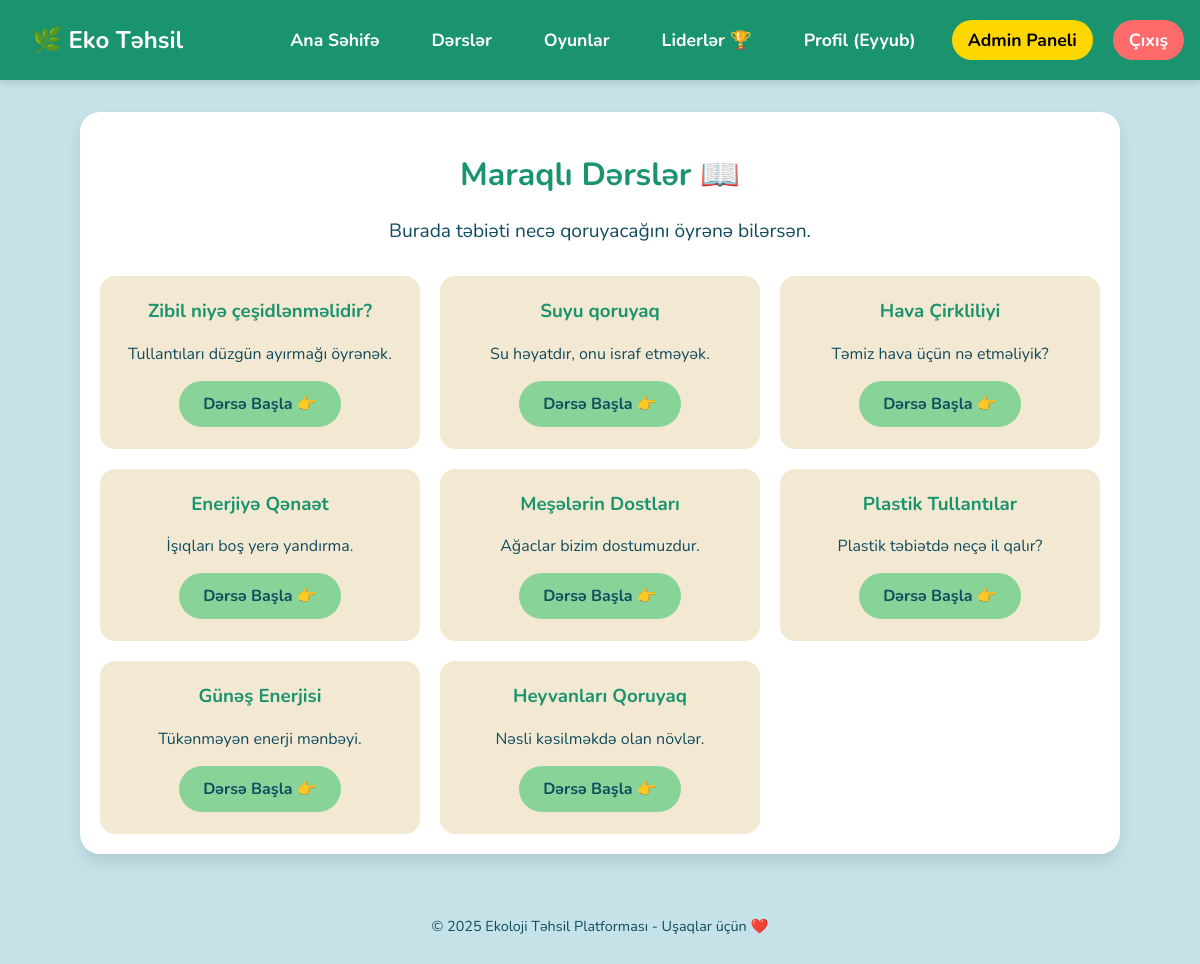
The app's page /lessons (signed in) with its own data.
### models.py (models this page shows, shortened)
class User(UserMixin, db.Model):
    id = db.Column(db.Integer, primary_key=True)
    username = db.Column(db.String(80), unique=True, nullable=False)
    lastname = db.Column(db.String(80))
    school = db.Column(db.String(120))
    grade = db.Column(db.String(10)) # e.g. "5A"
    age = db.Column(db.Integer)
    password_hash = db.Column(db.String(128))
    role = db.Column(db.String(20), default='student') # student, admin
    score = db.Column(db.Integer, default=0)
    is_approved = db.Column(db.Boolean, default=False) # New approval field
    progress = db.relationship('UserProgress', backref='user', lazy=True)
    badges = db.relationship('UserBadge', backref='user', lazy=True)

class Lesson(db.Model):
    id = db.Column(db.Integer, primary_key=True)
    title = db.Column(db.String(200), nullable=False)
    description = db.Column(db.String(500))
    content = db.Column(db.Text, nullable=False)
    question_text = db.Column(db.String(500))
    option_a = db.Column(db.String(200)) # Simple 2 options for kids
    option_b = db.Column(db.String(200))
    correct_option = db.Column(db.String(1)) # 'A' or 'B'
    explanation = db.Column(db.Text) # Feedback after answer

### app.py (the view)
@app.route('/lessons')
@login_required
def lessons():
    all_lessons = Lesson.query.all()
    return render_template('lessons.html', lessons=all_lessons)

### app.py (called while the page is built)
@login_manager.user_loader
def load_user(user_id):
    return User.query.get(int(user_id))

### templates/lessons.html
{% extends 'base.html' %}
{% block content %}
<h1>Maraqlı Dərslər 📖</h1>
<p style="text-align: center; font-size: 1.2rem;">Burada təbiəti necə qoruyacağını öyrənə bilərsən.</p>
<div class="card-grid">
    {% for lesson in lessons %}
    <div class="card">
        <h3>{{ lesson.title }}</h3>
        <p>{{ lesson.description }}</p>
        <a href="{{ url_for('lesson_detail', lesson_id=lesson.id) }}" class="btn">Dərsə Başla 👉</a>
    </div>
    {% endfor %}
</div>
{% endblock %}

### templates/base.html (shortened to what this page needs)
<!DOCTYPE html>
<html lang="az">
<head>
    <link rel="stylesheet" href="{{ url_for('static', filename='css/style.css') }}">
</head>
<body>
    <nav>
        <a href="{{ url_for('index') }}" class="logo">🌿 Eko Təhsil</a>
        <ul class="nav-links" id="nav-links">
            <li><a href="{{ url_for('index') }}">Ana Səhifə</a></li>
            <li><a href="{{ url_for('lessons') }}">Dərslər</a></li>
            <li><a href="{{ url_for('games') }}">Oyunlar</a></li>
            <li><a href="{{ url_for('leaderboard') }}">Liderlər 🏆</a></li>
            {% if current_user.is_authenticated %}
            <li><a href="{{ url_for('profile') }}">Profil ({{ current_user.username }})</a></li>
            {% if current_user.role == 'admin' %}
            <li><a href="{{ url_for('admin_dashboard') }}" style="background-color: gold; color: black;">Admin
                    Paneli</a></li>
            {% endif %}
            <li><a href="{{ url_for('logout') }}" style="background-color: var(--alert-red);">Çıxış</a></li>
            {% else %}
            <li><a href="{{ url_for('login') }}" style="background-color: white; color: var(--ocean-blue);">Giriş</a>
            </li>
            {% endif %}
        </ul>
    </nav>
    <div class="container">
        {% block content %}
        {% endblock %}
    </div>
    <footer>
        <p>&copy; 2025 Ekoloji Təhsil Platforması - Uşaqlar üçün ❤️</p>
    </footer>
</body>
</html>

### static/css/style.css (style rules this page uses)
:root { --primary-green: #88D498; --dark-green: #1A936F; --sky-blue: #C6E2E9; --ocean-blue: #114B5F; --sunny-yellow: #F3E9D2; --alert-red: #FF6B6B; --font-main: 'Nunito', 'Segoe UI', 'Helvetica Neue', sans-serif; }
body { background-color: var(--sky-blue); font-family: var(--font-main); color: var(--ocean-blue); margin: 0; padding: 0; }
nav { background-color: var(--dark-green); padding: 1rem; display: flex; justify-content: space-between; align-items: center; box-shadow: 0 4px 6px rgba(0, 0, 0, 0.1); }
nav .logo { font-size: 1.5rem; font-weight: bold; color: white; text-decoration: none; }
nav ul { list-style: none; display: flex; gap: 20px; margin: 0; padding: 0; }
nav a { color: white; text-decoration: none; font-size: 1.1rem; font-weight: bold; padding: 8px 16px; border-radius: 20px; transition: background 0.3s; }
.container { max-width: 1000px; margin: 2rem auto; padding: 20px; background-color: white; border-radius: 20px; box-shadow: 0 8px 15px rgba(0, 0, 0, 0.1); min-height: 80vh; }
h1, h2, h3 { text-align: center; color: var(--dark-green); }
.btn { display: inline-block; padding: 12px 24px; background-color: var(--primary-green); color: var(--ocean-blue); text-decoration: none; font-weight: bold; border-radius: 25px; border: none; cursor: pointer; transition: transform 0.2s, box-shadow 0.2s; }
.card-grid { display: grid; grid-template-columns: repeat(auto-fit, minmax(280px, 1fr)); gap: 20px; margin-top: 2rem; }
.card { background: var(--sunny-yellow); padding: 20px; border-radius: 15px; text-align: center; border: 2px solid transparent; transition: border-color 0.3s; }
.card h3 { margin-top: 0; }
footer { text-align: center; padding: 1rem; color: var(--ocean-blue); font-size: 0.9rem; }

### records on screen
User: username "Eyyub"
Lesson: title "Zibil niyə çeşidlənməlidir?", description "Tullantıları düzgün ayırmağı öyrənək."
Lesson: title "Suyu qoruyaq", description "Su həyatdır, onu israf etməyək."
Lesson: title "Hava Çirkliliyi", description "Təmiz hava üçün nə etməliyik?"
Lesson: title "Enerjiyə Qənaət", description "İşıqları boş yerə yandırma."
Lesson: title "Meşələrin Dostları", description "Ağaclar bizim dostumuzdur."
Lesson: title "Plastik Tullantılar", description "Plastik təbiətdə neçə il qalır?"
Lesson: title "Günəş Enerjisi", description "Tükənməyən enerji mənbəyi."
Lesson: title "Heyvanları Qoruyaq", description "Nəsli kəsilməkdə olan növlər."
